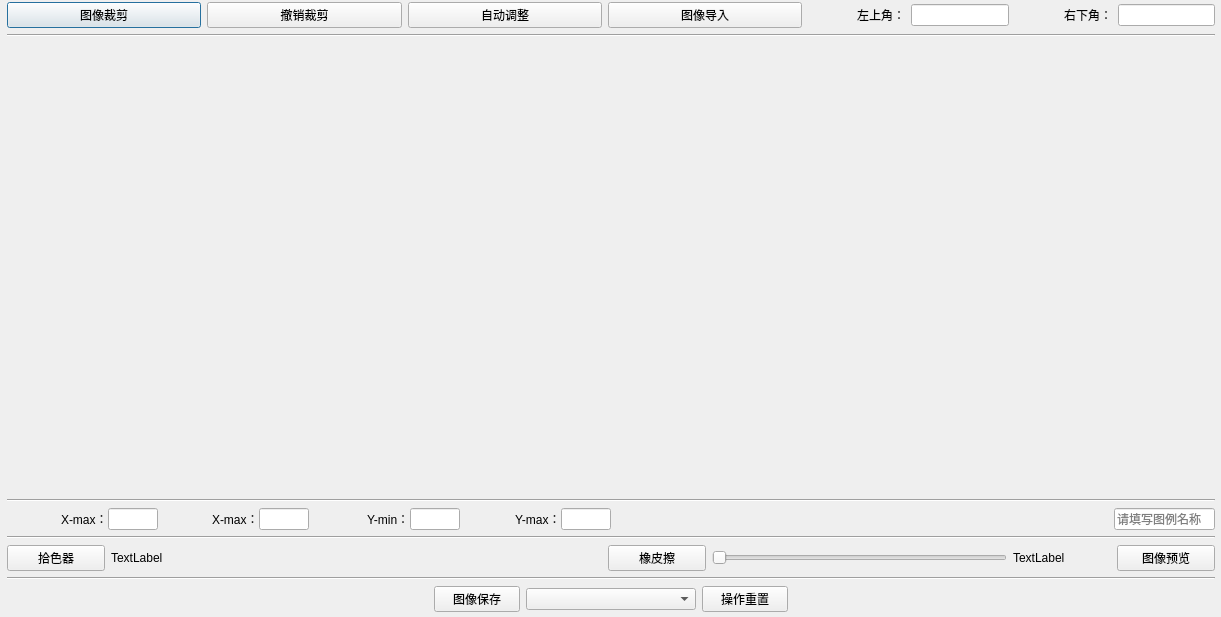
<?xml version="1.0" encoding="UTF-8"?>
<ui version="4.0">
 <class>ImgPredict</class>
 <widget class="QDialog" name="ImgPredict">
  <property name="geometry">
   <rect>
    <x>0</x>
    <y>0</y>
    <width>1221</width>
    <height>617</height>
   </rect>
  </property>
  <property name="windowTitle">
   <string>Dialog</string>
  </property>
  <widget class="QWidget" name="">
   <property name="geometry">
    <rect>
     <x>2</x>
     <y>2</y>
     <width>1218</width>
     <height>612</height>
    </rect>
   </property>
   <layout class="QVBoxLayout" name="verticalLayout" stretch="0,0,0,0,0,0,0,0,0">
    <property name="leftMargin">
     <number>5</number>
    </property>
    <property name="rightMargin">
     <number>5</number>
    </property>
    <item>
     <layout class="QHBoxLayout" name="h1" stretch="2,2,2,2,1,1,1,1">
      <item>
       <widget class="QPushButton" name="img_clip_btn">
        <property name="text">
         <string>图像裁剪</string>
        </property>
       </widget>
      </item>
      <item>
       <widget class="QPushButton" name="img_reset_btn">
        <property name="text">
         <string>撤销裁剪</string>
        </property>
       </widget>
      </item>
      <item>
       <widget class="QPushButton" name="img_auto_btn">
        <property name="text">
         <string>自动调整</string>
        </property>
       </widget>
      </item>
      <item>
       <widget class="QPushButton" name="img_import_btn">
        <property name="text">
         <string>图像导入</string>
        </property>
       </widget>
      </item>
      <item alignment="Qt::AlignRight">
       <widget class="QLabel" name="lt_label">
        <property name="text">
         <string>左上角：</string>
        </property>
       </widget>
      </item>
      <item>
       <widget class="QLineEdit" name="lt_edit">
        <property name="sizePolicy">
         <sizepolicy hsizetype="Preferred" vsizetype="Fixed">
          <horstretch>0</horstretch>
          <verstretch>0</verstretch>
         </sizepolicy>
        </property>
        <property name="minimumSize">
         <size>
          <width>0</width>
          <height>0</height>
         </size>
        </property>
        <property name="maximumSize">
         <size>
          <width>16777215</width>
          <height>16777215</height>
         </size>
        </property>
       </widget>
      </item>
      <item alignment="Qt::AlignRight">
       <widget class="QLabel" name="rb_label">
        <property name="text">
         <string>右下角：</string>
        </property>
       </widget>
      </item>
      <item>
       <widget class="QLineEdit" name="rb_edit">
        <property name="sizePolicy">
         <sizepolicy hsizetype="Preferred" vsizetype="Fixed">
          <horstretch>0</horstretch>
          <verstretch>0</verstretch>
         </sizepolicy>
        </property>
        <property name="maximumSize">
         <size>
          <width>16777215</width>
          <height>16777215</height>
         </size>
        </property>
       </widget>
      </item>
     </layout>
    </item>
    <item>
     <widget class="Line" name="line">
      <property name="orientation">
       <enum>Qt::Horizontal</enum>
      </property>
     </widget>
    </item>
    <item>
     <layout class="QHBoxLayout" name="horizontalLayout">
      <item>
       <widget class="QLabel" name="raw_img">
        <property name="maximumSize">
         <size>
          <width>600</width>
          <height>450</height>
         </size>
        </property>
        <property name="text">
         <string/>
        </property>
        <property name="pixmap">
         <pixmap>C:/Users/Never/Desktop/trimmed.png</pixmap>
        </property>
        <property name="scaledContents">
         <bool>true</bool>
        </property>
       </widget>
      </item>
      <item>
       <widget class="QLabel" name="stat_graph">
        <property name="maximumSize">
         <size>
          <width>600</width>
          <height>450</height>
         </size>
        </property>
        <property name="text">
         <string/>
        </property>
        <property name="pixmap">
         <pixmap>C:/Users/Never/Desktop/trimmed.png</pixmap>
        </property>
        <property name="scaledContents">
         <bool>true</bool>
        </property>
       </widget>
      </item>
     </layout>
    </item>
    <item>
     <widget class="Line" name="line_2">
      <property name="orientation">
       <enum>Qt::Horizontal</enum>
      </property>
     </widget>
    </item>
    <item>
     <layout class="QHBoxLayout" name="h3" stretch="2,1,2,1,2,1,2,1,10,2">
      <property name="spacing">
       <number>0</number>
      </property>
      <item alignment="Qt::AlignRight">
       <widget class="QLabel" name="x_min_label">
        <property name="text">
         <string>X-max：</string>
        </property>
       </widget>
      </item>
      <item>
       <widget class="QLineEdit" name="x_min_edit"/>
      </item>
      <item alignment="Qt::AlignRight">
       <widget class="QLabel" name="x_max_label">
        <property name="text">
         <string>X-max：</string>
        </property>
       </widget>
      </item>
      <item>
       <widget class="QLineEdit" name="x_max_edit"/>
      </item>
      <item alignment="Qt::AlignRight">
       <widget class="QLabel" name="y_min_label">
        <property name="text">
         <string>Y-min：</string>
        </property>
       </widget>
      </item>
      <item>
       <widget class="QLineEdit" name="y_min_edit"/>
      </item>
      <item alignment="Qt::AlignRight">
       <widget class="QLabel" name="y_max_label">
        <property name="text">
         <string>Y-max：</string>
        </property>
       </widget>
      </item>
      <item>
       <widget class="QLineEdit" name="y_max_edit"/>
      </item>
      <item>
       <spacer name="horizontalSpacer">
        <property name="orientation">
         <enum>Qt::Horizontal</enum>
        </property>
        <property name="sizeHint" stdset="0">
         <size>
          <width>40</width>
          <height>20</height>
         </size>
        </property>
       </spacer>
      </item>
      <item>
       <widget class="QLineEdit" name="stat_legend">
        <property name="placeholderText">
         <string>请填写图例名称</string>
        </property>
       </widget>
      </item>
     </layout>
    </item>
    <item>
     <widget class="Line" name="line_3">
      <property name="orientation">
       <enum>Qt::Horizontal</enum>
      </property>
     </widget>
    </item>
    <item>
     <layout class="QHBoxLayout" name="h4" stretch="1,1,4,1,3,1,1">
      <item>
       <widget class="QPushButton" name="img_picker_btn">
        <property name="text">
         <string>拾色器</string>
        </property>
       </widget>
      </item>
      <item>
       <widget class="QLabel" name="color_pre_btn">
        <property name="text">
         <string>TextLabel</string>
        </property>
       </widget>
      </item>
      <item>
       <spacer name="horizontalSpacer_2">
        <property name="orientation">
         <enum>Qt::Horizontal</enum>
        </property>
        <property name="sizeHint" stdset="0">
         <size>
          <width>40</width>
          <height>20</height>
         </size>
        </property>
       </spacer>
      </item>
      <item>
       <widget class="QPushButton" name="img_earse_btn">
        <property name="text">
         <string>橡皮擦</string>
        </property>
       </widget>
      </item>
      <item>
       <widget class="QSlider" name="earse_size_slider">
        <property name="orientation">
         <enum>Qt::Horizontal</enum>
        </property>
       </widget>
      </item>
      <item>
       <widget class="QLabel" name="earse_size_label">
        <property name="text">
         <string>TextLabel</string>
        </property>
       </widget>
      </item>
      <item>
       <widget class="QPushButton" name="img_pre_btn">
        <property name="text">
         <string>图像预览</string>
        </property>
       </widget>
      </item>
     </layout>
    </item>
    <item>
     <widget class="Line" name="line_4">
      <property name="orientation">
       <enum>Qt::Horizontal</enum>
      </property>
     </widget>
    </item>
    <item>
     <layout class="QHBoxLayout" name="h5" stretch="5,1,2,1,5">
      <item>
       <spacer name="horizontalSpacer_3">
        <property name="orientation">
         <enum>Qt::Horizontal</enum>
        </property>
        <property name="sizeHint" stdset="0">
         <size>
          <width>40</width>
          <height>20</height>
         </size>
        </property>
       </spacer>
      </item>
      <item>
       <widget class="QPushButton" name="img_save_btn">
        <property name="text">
         <string>图像保存</string>
        </property>
       </widget>
      </item>
      <item>
       <widget class="QComboBox" name="save_mode"/>
      </item>
      <item>
       <widget class="QPushButton" name="stat_reset_btn">
        <property name="text">
         <string>操作重置</string>
        </property>
       </widget>
      </item>
      <item>
       <spacer name="horizontalSpacer_4">
        <property name="orientation">
         <enum>Qt::Horizontal</enum>
        </property>
        <property name="sizeHint" stdset="0">
         <size>
          <width>40</width>
          <height>20</height>
         </size>
        </property>
       </spacer>
      </item>
     </layout>
    </item>
   </layout>
  </widget>
 </widget>
 <resources/>
 <connections/>
</ui>
